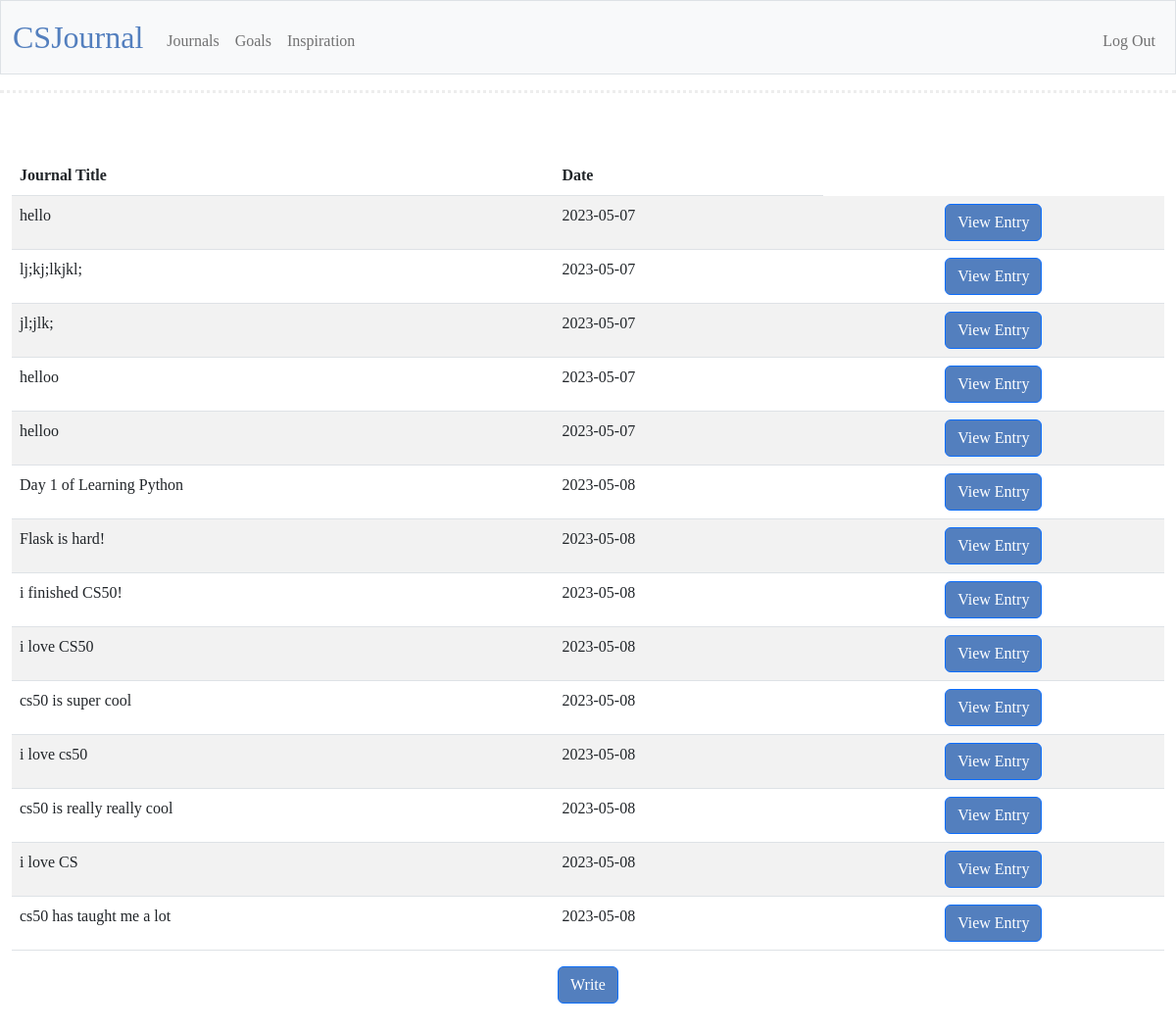
The page /journals (signed in) on the database its author committed.
### tables this page shows
CREATE TABLE 'journals' ('id' INTEGER PRIMARY KEY AUTOINCREMENT, user_id integer not null,'title' TEXT not null,'journal' TEXT, create_date INTEGER DEFAULT CURRENT_DATE);

### app.py (the view)
@app.route("/journals", methods=["GET", "POST"])
@login_required
def journals():
    user_id = session["user_id"]
    journals = db.execute("select id, title, create_date from journals where user_id = ? ", user_id)
    return render_template("journals.html", journals = journals)

### app.py (called while the page is built)
@app.after_request
def after_request(response):
    response.headers["Cache-Control"] = "no-cache, no-store, must-revalidate"
    response.headers["Expires"] = 0
    response.headers["Pragma"] = "no-cache"
    return response

### helpers.py (called while the page is built)
def login_required(f):
    @wraps(f)
    def decorated_function(*args, **kwargs):
        if session.get("user_id") is None:
            return redirect("/login")
        return f(*args, **kwargs)
    return decorated_function

### templates/journals.html (shortened to what this page needs)
{% extends "layout.html" %}
{% block main %}
<table class="table table-striped">
    <thead>
        <tr>
            <bold><th class="text-start">Journal Title</th></bold>
            <bold><th class="text-start">Date</th></bold>
        </tr>
    </thead>
    <tbody>
        {% for journal in journals %}
        <tr>
            <td class="text-start">{{ journal["title"] }}</td>
            <td class="text-start">{{ journal["create_date"] }}</td>
            <td> <form action="viewjournal" method="post">
                <input type="submit" class="btn btn-primary" value="View Entry">
            </form>
            </td>
        </tr>
        {% endfor %}
    </tbody>
</table>
    <form action="/write" class="inline">
        <button class="btn btn-primary submit-button" >Write</button>
    </form>
{% endblock %}

### templates/layout.html (shortened to what this page needs)
<!DOCTYPE html>
<html lang="en">
    <head>
        <link href="https://cdn.jsdelivr.net/npm/bootstrap@5.2.3/dist/css/bootstrap.min.css" rel="stylesheet">
        <link href="/static/styles.css" rel="stylesheet">
    </head>
    <link type="text/css" rel="stylesheet" href="static/styles.css"/>
    <body>
        <nav class="bg-light border navbar navbar-expand-md navbar-light">
            <div class="container-fluid">
                <a class="navbar-brand" href="/"><span class="blue">C</span><span class="blue">S</span><span class="blue">Journal</span></a>
                <div class="collapse navbar-collapse" id="navbar">
                    {% if session["user_id"] %}
                        <ul class="navbar-nav me-auto mt-2">
                            <li class="nav-item"><a class="nav-link" href="/journals">Journals</a></li>
                            <li class="nav-item"><a class="nav-link" href="/goals">Goals</a></li>
                            <li class="nav-item"><a class="nav-link" href="/inspiration">Inspiration</a></li>
                        </ul>
                        <ul class="navbar-nav ms-auto mt-2">
                            <li class="nav-item"><a class="nav-link" href="/logout">Log Out</a></li>
                        </ul>
                    {% else %}
                        <ul class="navbar-nav ms-auto mt-2">
                            <li class="nav-item"><a class="nav-link" href="/register">Register</a></li>
                            <li class="nav-item"><a class="nav-link" href="/login">Log In</a></li>
                        </ul>
                    {% endif %}
                </div>
            </div>
        </nav>
        <p>
            <hr class="dotted">
        </p>
        <main class="container-fluid py-5 text-center">
            {% block main %}{% endblock %}
        </main>
    </body>
</html>

### static/styles.css (style rules this page uses)
nav .navbar-brand { font-size: xx-large; }
nav .navbar-brand .blue { color: #537fbe; }
* { font-family:trial; }
hr.dotted { border-top: 3px dotted #bbb; }
.btn-primary, .btn-primary:hover, .btn-primary:active, .btn-primary:visited { background-color: #537fbe !important; }

### rows shown on the page
journals: title "hello", create_date "2023-05-07"
journals: title "lj;kj;lkjkl;", create_date "2023-05-07"
journals: title "jl;jlk;", create_date "2023-05-07"
journals: title "helloo", create_date "2023-05-07"
journals: title "helloo", create_date "2023-05-07"
journals: title "Day 1 of Learning Python", create_date "2023-05-08"
journals: title "Flask is hard!", create_date "2023-05-08"
journals: title "i finished CS50!", create_date "2023-05-08"
journals: title "i love CS50", create_date "2023-05-08"
journals: title "cs50 is super cool", create_date "2023-05-08"
journals: title "i love cs50", create_date "2023-05-08"
journals: title "cs50 is really really cool", create_date "2023-05-08"
journals: title "i love CS", create_date "2023-05-08"
journals: title "cs50 has taught me a lot", create_date "2023-05-08"
